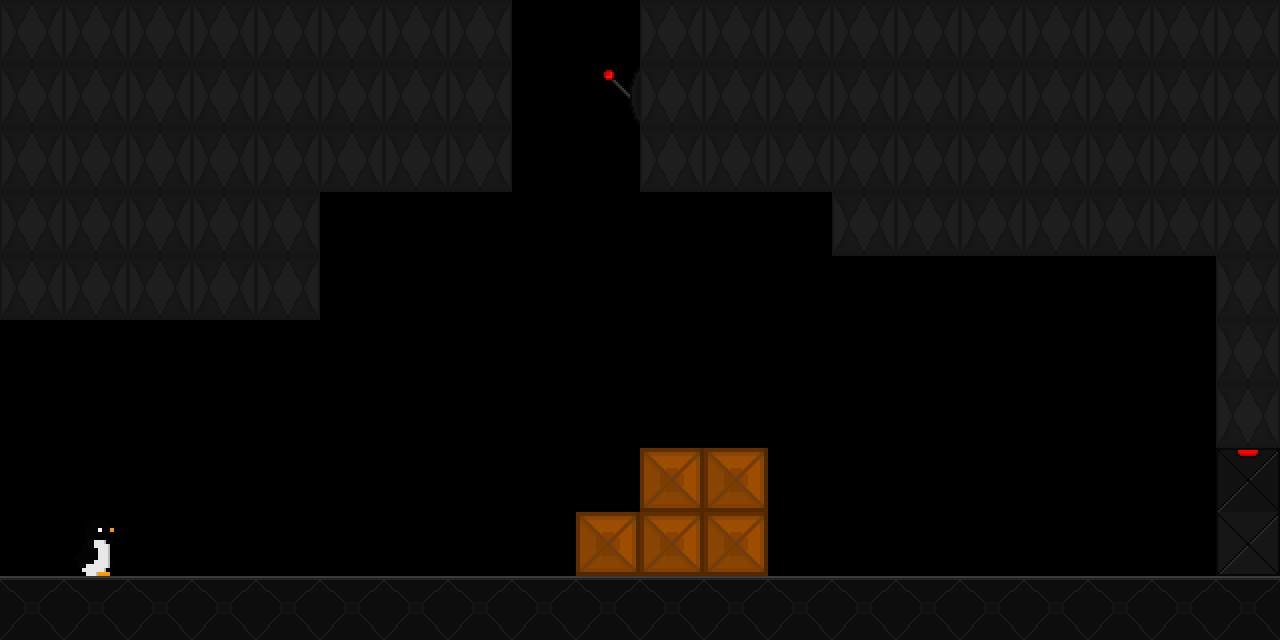

This is a level from a 2D game, rendered from its Tiled map with the project's own tilesets. A one-line summary and the complete map file follow:
An orthogonal 20x10 tile map with 64x64 px tiles, 1 tile layer (Capa de patrones 1).

<map version="1.10" tiledversion="1.10.1" orientation="orthogonal" renderorder="right-down" width="20" height="10" tilewidth="64" tileheight="64" infinite="0" nextlayerid="2" nextobjectid="1">
 <editorsettings>
  <export target="Nivel1-2TMLCLEAN1.csv" format="csv" />
 </editorsettings>
 <tileset firstgid="1" source="SpriteSheet.tsx" />
 <layer id="1" name="Capa de patrones 1" width="20" height="10">
  <data encoding="csv">
13,13,13,13,13,13,13,13,0,0,13,13,13,13,13,13,13,13,13,13,
13,13,13,13,13,13,13,13,0,3,13,13,13,13,13,13,13,13,13,13,
13,13,13,13,13,13,13,13,0,0,13,13,13,13,13,13,13,13,13,13,
13,13,13,13,13,0,0,0,0,0,0,0,0,13,13,13,13,13,13,13,
13,13,13,13,13,0,0,0,0,0,0,0,0,0,0,0,0,0,0,13,
0,0,0,0,0,0,0,0,0,0,0,0,0,0,0,0,0,0,0,13,
0,0,0,0,0,0,0,0,0,0,0,0,0,0,0,0,0,0,0,13,
0,0,0,0,0,0,0,0,0,0,2,2,0,0,0,0,0,0,0,15,
0,7,0,0,0,0,0,0,0,2,2,2,0,0,0,0,0,0,0,20,
18,18,18,18,18,18,18,18,18,18,18,18,18,18,18,18,18,18,18,18
</data>
 </layer>
</map>
